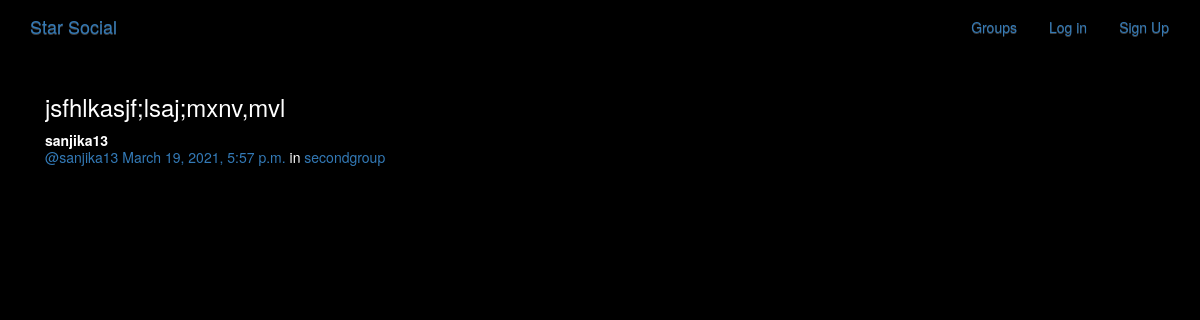
The app's page /posts/by/sanjika13/3/ with its own data.
### posts/models.py (models this page shows, shortened)
class Post(models.Model):
    user = models.ForeignKey(User, related_name='posts',on_delete=models.CASCADE)
    created_at = models.DateTimeField(auto_now=True) # Create_at is the creation date
    message = models.TextField()
    message_html = models.TextField(editable=False)
    group = models.ForeignKey(Group,related_name='posts', null=True, blank=True,on_delete=models.CASCADE)
    class Meta:
        ordering = ['-created_at'] # the '-' is to be in descending order. The newer first
        unique_together = ['user','message'] #Every message is uniquely linkd to the user

### groups/models.py (models this page shows, shortened)
class Group(models.Model):
    name = models.CharField(max_length=255,unique=True)
    slug = models.SlugField(allow_unicode=True, unique=True)
    description = models.TextField(blank=True, default='')
    description_html = models.TextField(editable=False, default='', blank=True)
    members = models.ManyToManyField(User, through='GroupMember')
    class Meta:
        ordering = ['name']

### posts/views.py (the view)
# urls.py: url(r'^by/(?P<username>[-\w]+)/(?P<pk>\d+)/$', views.PostDetail.as_view(), name='single'),
class PostDetail(SelectRelatedMixin, generic.DetailView):
    model = models.Post
    select_related = ('user', 'group')
    def get_queryset(self):
        queryset = super().get_queryset()
        return queryset.filter(user__username__iexact=self.kwargs.get('username'))

### posts/templates/posts/post_detail.html
{% extends "posts/post_base.html" %}
{% block post_content %}
  <div class="col-md-8">
    {% include "posts/_post.html" %}
  </div>
{% endblock %}

### posts/templates/posts/_post.html (shortened to what this page needs)
<div class="post media">
	<h3>{{ post.message_html|safe }}</h3>
	<div class="media-body">
		<strong>{{ post.user.username }}</strong>
		<h5 class="media-heading">
			<span class="username"><a href="{% url 'posts:for_user' username=post.user.username %}">@{{ post.user.username }}</a></span>
			<time class="time"><a href="{% url 'posts:single' username=post.user.username pk=post.pk %}">{{ post.created_at }}</a></time>
			{% if post.group %}
			<span class="group-name">in <a href="#">{{ post.group.name }}</a></span>
			{% endif %}
		</h5>
	</div>
</div>

### static/simplesocial/css/master.css (style rules this page uses)
body { margin: 0; overflow: hidden; background-color: black; color:white; }

### records on screen
Post: message_html "jsfhlkasjf;lsaj;mxnv,mvl", user.username "sanjika13", created_at "March 19, 2021, 5:57 p.m.", group.name "secondgroup"
